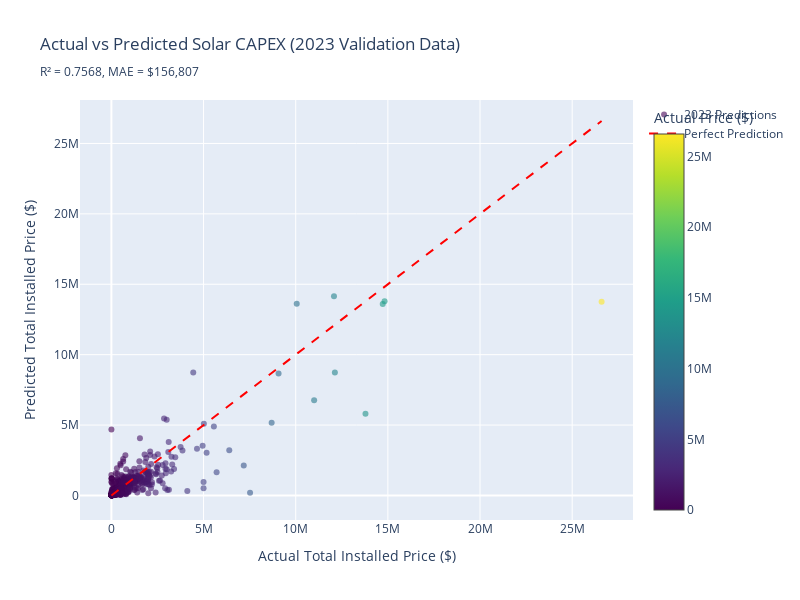

The notebook cell saved with this chart:
### Markdown cell above
### Visualization: Actual vs Predicted (2023 Validation Data)

Plot actual vs predicted costs to visualize model performance on the held-out 2023 data.

### Code cell
fig = go.Figure()

# Scatter plot of actual vs predicted
fig.add_trace(go.Scatter(
    x=validation_y,
    y=validation_predictions,
    mode='markers',
    marker=dict(
        size=6,
        color=validation_y,
        colorscale='Viridis',
        showscale=True,
        colorbar=dict(title="Actual Price ($)"),
        opacity=0.6
    ),
    name='2023 Predictions'
))

# Perfect prediction line
min_val = min(validation_y.min(), validation_predictions.min())
max_val = max(validation_y.max(), validation_predictions.max())
fig.add_trace(go.Scatter(
    x=[min_val, max_val],
    y=[min_val, max_val],
    mode='lines',
    line=dict(color='red', dash='dash', width=2),
    name='Perfect Prediction'
))

fig.update_layout(
    title=f'Actual vs Predicted Solar CAPEX (2023 Validation Data)<br><sub>R² = {validation_r2:.4f}, MAE = ${validation_mae:,.0f}</sub>',
    xaxis_title='Actual Total Installed Price ($)',
    yaxis_title='Predicted Total Installed Price ($)',
    width=800,
    height=600,
    hovermode='closest'
)

fig.show()

### Figure 1 — Plotly figure (JSON) as saved in the notebook; plotly's stock layout.template omitted (floating-point values rounded to 4 significant figures; data arrays with more than 128 entries replaced by an {"elided": "..."} marker saying what was removed)
{"data": [{"marker": {"color": {"elided": "2109 float values"}, "colorbar": {"title": {"text": "Actual Price ($)"}}, "colorscale": [[0, "#440154"], [0.1111, "#482878"], [0.2222, "#3e4989"], [0.3333, "#31688e"], [0.4444, "#26828e"], [0.5556, "#1f9e89"], [0.6667, "#35b779"], [0.7778, "#6ece58"], [0.8889, "#b5de2b"], [1, "#fde725"]], "opacity": 0.6, "showscale": true, "size": 6}, "mode": "markers", "name": "2023 Predictions", "type": "scatter", "x": {"elided": "2109 float values"}, "y": {"elided": "2109 float values"}}, {"line": {"color": "red", "dash": "dash", "width": 2}, "mode": "lines", "name": "Perfect Prediction", "type": "scatter", "x": [78.34, 26596000], "y": [78.34, 26596000]}], "layout": {"height": 600, "hovermode": "closest", "title": {"text": "Actual vs Predicted Solar CAPEX (2023 Validation Data)<br><sub>R² = 0.7568, MAE = $156,807</sub>"}, "width": 800, "xaxis": {"title": {"text": "Actual Total Installed Price ($)"}}, "yaxis": {"title": {"text": "Predicted Total Installed Price ($)"}}}}
